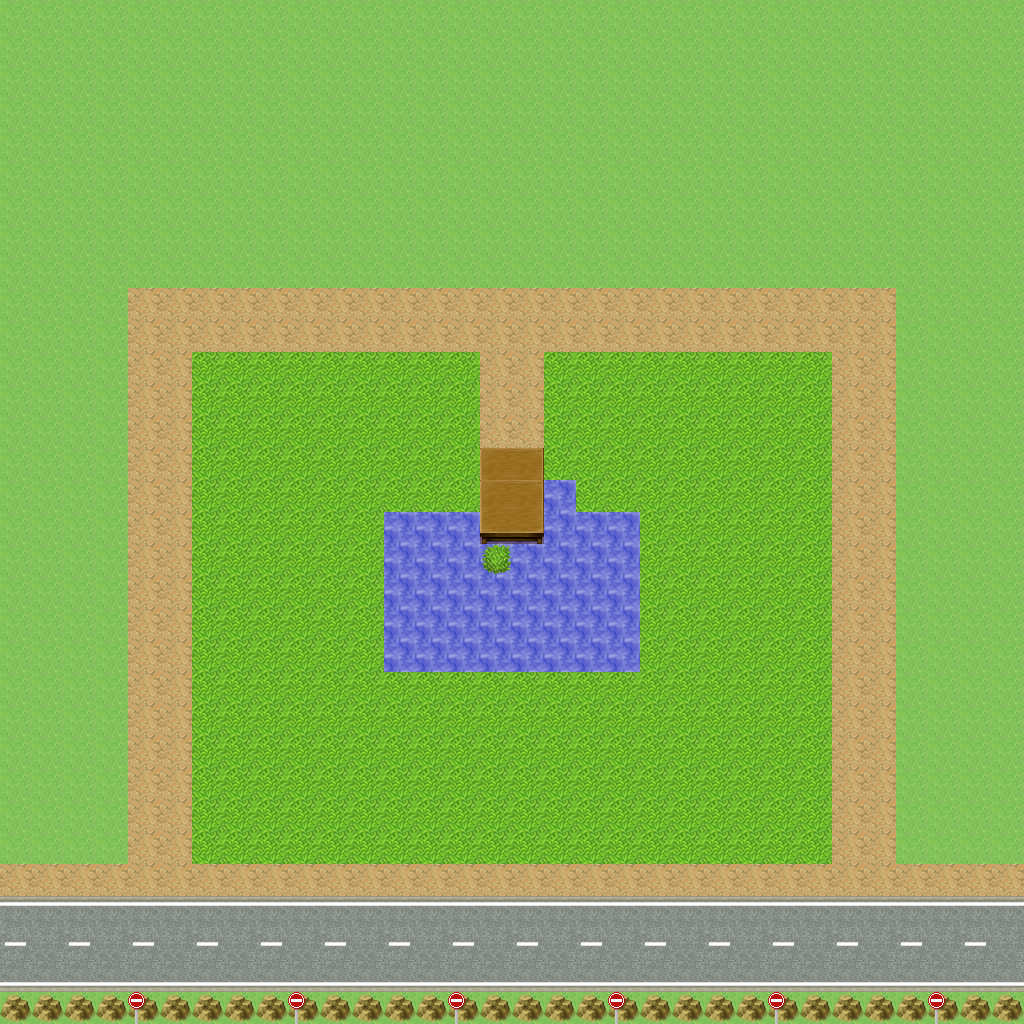

This game map was drawn from its Tiled (.tmx) file and the tilesets committed beside it. A one-line description and the trimmed map source follow:
An orthogonal 32x32 tile map with 32x32 px tiles, 3 tile layers (Background, Foreground, Foreground2), 1 hidden layer not drawn.

<map version="1.0" orientation="orthogonal" width="32" height="32" tilewidth="32" tileheight="32">
 <tileset firstgid="1" name="all_tiles" tilewidth="32" tileheight="32">
  <image source="../all_tiles.png" width="512" height="960" />
 </tileset>
 <layer name="Background" width="32" height="32">
  <data>[1024 cells, 1024 non-empty, 4 distinct tile ids]</data>
 </layer>
 <layer name="Foreground" width="32" height="32">
  <data>[1024 cells, 141 non-empty, 11 distinct tile ids]</data>
 </layer>
 <layer name="Meta" width="32" height="32" visible="0">
  <data>[1024 cells, 75 non-empty, 1 distinct tile ids]</data>
 </layer>
 <layer name="Foreground2" width="32" height="32">
  <data>[1024 cells, 7 non-empty, 2 distinct tile ids]</data>
 </layer>
</map>